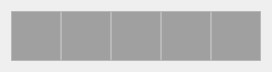
  <widget class="QWidget" name="layoutWidget">
   <property name="geometry">
    <rect>
     <x>59</x>
     <y>55</y>
     <width>252</width>
     <height>52</height>
    </rect>
   </property>
   <layout class="QHBoxLayout" name="horizontalLayout_1">
    <property name="spacing">
     <number>0</number>
    </property>
    <item>
     <widget class="QTextBrowser" name="T11">
      <property name="enabled">
       <bool>false</bool>
      </property>
      <property name="maximumSize">
       <size>
        <width>50</width>
        <height>50</height>
       </size>
      </property>
      <property name="palette">
       <palette>
        <active>
         <colorrole role="Base">
          <brush brushstyle="SolidPattern">
           <color alpha="255">
            <red>160</red>
            <green>160</green>
            <blue>160</blue>
           </color>
          </brush>
         </colorrole>
        </active>
        <inactive>
         <colorrole role="Base">
          <brush brushstyle="SolidPattern">
           <color alpha="255">
            <red>160</red>
            <green>160</green>
            <blue>160</blue>
           </color>
          </brush>
         </colorrole>
        </inactive>
        <disabled>
         <colorrole role="Base">
          <brush brushstyle="SolidPattern">
           <color alpha="255">
            <red>160</red>
            <green>160</green>
            <blue>160</blue>
           </color>
          </brush>
         </colorrole>
        </disabled>
       </palette>
      </property>
      <property name="font">
       <font>
        <pointsize>25</pointsize>
       </font>
      </property>
      <property name="autoFormatting">
       <set>QTextEdit::AutoBulletList</set>
      </property>
      <property name="html">
       <string>&lt;!DOCTYPE HTML PUBLIC &quot;-//W3C//DTD HTML 4.0//EN&quot; &quot;http://www.w3.org/TR/REC-html40/strict.dtd&quot;&gt;
&lt;html&gt;&lt;head&gt;&lt;meta name=&quot;qrichtext&quot; content=&quot;1&quot; /&gt;&lt;style type=&quot;text/css&quot;&gt;
p, li { white-space: pre-wrap; }
&lt;/style&gt;&lt;/head&gt;&lt;body style=&quot; font-family:'MS Shell Dlg 2'; font-size:25pt; font-weight:400; font-style:normal;&quot;&gt;
&lt;p style=&quot;-qt-paragraph-type:empty; margin-top:0px; margin-bottom:0px; margin-left:0px; margin-right:0px; -qt-block-indent:0; text-indent:0px;&quot;&gt;&lt;br /&gt;&lt;/p&gt;&lt;/body&gt;&lt;/html&gt;</string>
      </property>
      <property name="overwriteMode">
       <bool>true</bool>
      </property>
      <property name="textInteractionFlags">
       <set>Qt::LinksAccessibleByKeyboard|Qt::LinksAccessibleByMouse|Qt::TextBrowserInteraction|Qt::TextEditable|Qt::TextSelectableByMouse</set>
      </property>
      <property name="placeholderText">
       <string/>
      </property>
     </widget>
    </item>
    <item>
     <widget class="QTextBrowser" name="T12">
      <property name="enabled">
       <bool>false</bool>
      </property>
      <property name="maximumSize">
       <size>
        <width>50</width>
        <height>50</height>
       </size>
      </property>
      <property name="palette">
       <palette>
        <active>
         <colorrole role="Base">
          <brush brushstyle="SolidPattern">
           <color alpha="255">
            <red>160</red>
            <green>160</green>
            <blue>160</blue>
           </color>
          </brush>
         </colorrole>
        </active>
        <inactive>
         <colorrole role="Base">
          <brush brushstyle="SolidPattern">
           <color alpha="255">
            <red>160</red>
            <green>160</green>
            <blue>160</blue>
           </color>
          </brush>
         </colorrole>
        </inactive>
        <disabled>
         <colorrole role="Base">
          <brush brushstyle="SolidPattern">
           <color alpha="255">
            <red>160</red>
            <green>160</green>
            <blue>160</blue>
           </color>
          </brush>
         </colorrole>
        </disabled>
       </palette>
      </property>
      <property name="font">
       <font>
        <pointsize>25</pointsize>
       </font>
      </property>
      <property name="autoFormatting">
       <set>QTextEdit::AutoBulletList</set>
      </property>
      <property name="html">
       <string>&lt;!DOCTYPE HTML PUBLIC &quot;-//W3C//DTD HTML 4.0//EN&quot; &quot;http://www.w3.org/TR/REC-html40/strict.dtd&quot;&gt;
&lt;html&gt;&lt;head&gt;&lt;meta name=&quot;qrichtext&quot; content=&quot;1&quot; /&gt;&lt;style type=&quot;text/css&quot;&gt;
p, li { white-space: pre-wrap; }
&lt;/style&gt;&lt;/head&gt;&lt;body style=&quot; font-family:'MS Shell Dlg 2'; font-size:25pt; font-weight:400; font-style:normal;&quot;&gt;
&lt;p style=&quot;-qt-paragraph-type:empty; margin-top:0px; margin-bottom:0px; margin-left:0px; margin-right:0px; -qt-block-indent:0; text-indent:0px;&quot;&gt;&lt;br /&gt;&lt;/p&gt;&lt;/body&gt;&lt;/html&gt;</string>
      </property>
      <property name="overwriteMode">
       <bool>true</bool>
      </property>
      <property name="textInteractionFlags">
       <set>Qt::LinksAccessibleByKeyboard|Qt::LinksAccessibleByMouse|Qt::TextBrowserInteraction|Qt::TextEditable|Qt::TextSelectableByMouse</set>
      </property>
      <property name="placeholderText">
       <string/>
      </property>
     </widget>
    </item>
    <item>
     <widget class="QTextBrowser" name="T13">
      <property name="enabled">
       <bool>false</bool>
      </property>
      <property name="maximumSize">
       <size>
        <width>50</width>
        <height>50</height>
       </size>
      </property>
      <property name="palette">
       <palette>
        <active>
         <colorrole role="Base">
          <brush brushstyle="SolidPattern">
           <color alpha="255">
            <red>160</red>
            <green>160</green>
            <blue>160</blue>
           </color>
          </brush>
         </colorrole>
        </active>
        <inactive>
         <colorrole role="Base">
          <brush brushstyle="SolidPattern">
           <color alpha="255">
            <red>160</red>
            <green>160</green>
            <blue>160</blue>
           </color>
          </brush>
         </colorrole>
        </inactive>
        <disabled>
         <colorrole role="Base">
          <brush brushstyle="SolidPattern">
           <color alpha="255">
            <red>160</red>
            <green>160</green>
            <blue>160</blue>
           </color>
          </brush>
         </colorrole>
        </disabled>
       </palette>
      </property>
      <property name="font">
       <font>
        <pointsize>25</pointsize>
       </font>
      </property>
      <property name="autoFormatting">
       <set>QTextEdit::AutoBulletList</set>
      </property>
      <property name="html">
       <string>&lt;!DOCTYPE HTML PUBLIC &quot;-//W3C//DTD HTML 4.0//EN&quot; &quot;http://www.w3.org/TR/REC-html40/strict.dtd&quot;&gt;
&lt;html&gt;&lt;head&gt;&lt;meta name=&quot;qrichtext&quot; content=&quot;1&quot; /&gt;&lt;style type=&quot;text/css&quot;&gt;
p, li { white-space: pre-wrap; }
&lt;/style&gt;&lt;/head&gt;&lt;body style=&quot; font-family:'MS Shell Dlg 2'; font-size:25pt; font-weight:400; font-style:normal;&quot;&gt;
&lt;p style=&quot;-qt-paragraph-type:empty; margin-top:0px; margin-bottom:0px; margin-left:0px; margin-right:0px; -qt-block-indent:0; text-indent:0px;&quot;&gt;&lt;br /&gt;&lt;/p&gt;&lt;/body&gt;&lt;/html&gt;</string>
      </property>
      <property name="overwriteMode">
       <bool>true</bool>
      </property>
      <property name="textInteractionFlags">
       <set>Qt::LinksAccessibleByKeyboard|Qt::LinksAccessibleByMouse|Qt::TextBrowserInteraction|Qt::TextEditable|Qt::TextSelectableByMouse</set>
      </property>
      <property name="placeholderText">
       <string/>
      </property>
     </widget>
    </item>
    <item>
     <widget class="QTextBrowser" name="T14">
      <property name="enabled">
       <bool>false</bool>
      </property>
      <property name="maximumSize">
       <size>
        <width>50</width>
        <height>50</height>
       </size>
      </property>
      <property name="palette">
       <palette>
        <active>
         <colorrole role="Base">
          <brush brushstyle="SolidPattern">
           <color alpha="255">
            <red>160</red>
            <green>160</green>
            <blue>160</blue>
           </color>
          </brush>
         </colorrole>
        </active>
        <inactive>
         <colorrole role="Base">
          <brush brushstyle="SolidPattern">
           <color alpha="255">
            <red>160</red>
            <green>160</green>
            <blue>160</blue>
           </color>
          </brush>
         </colorrole>
        </inactive>
        <disabled>
         <colorrole role="Base">
          <brush brushstyle="SolidPattern">
           <color alpha="255">
            <red>160</red>
            <green>160</green>
            <blue>160</blue>
           </color>
          </brush>
         </colorrole>
        </disabled>
       </palette>
      </property>
      <property name="font">
       <font>
        <pointsize>25</pointsize>
       </font>
      </property>
      <property name="autoFormatting">
       <set>QTextEdit::AutoBulletList</set>
      </property>
      <property name="html">
       <string>&lt;!DOCTYPE HTML PUBLIC &quot;-//W3C//DTD HTML 4.0//EN&quot; &quot;http://www.w3.org/TR/REC-html40/strict.dtd&quot;&gt;
&lt;html&gt;&lt;head&gt;&lt;meta name=&quot;qrichtext&quot; content=&quot;1&quot; /&gt;&lt;style type=&quot;text/css&quot;&gt;
p, li { white-space: pre-wrap; }
&lt;/style&gt;&lt;/head&gt;&lt;body style=&quot; font-family:'MS Shell Dlg 2'; font-size:25pt; font-weight:400; font-style:normal;&quot;&gt;
&lt;p style=&quot;-qt-paragraph-type:empty; margin-top:0px; margin-bottom:0px; margin-left:0px; margin-right:0px; -qt-block-indent:0; text-indent:0px;&quot;&gt;&lt;br /&gt;&lt;/p&gt;&lt;/body&gt;&lt;/html&gt;</string>
      </property>
      <property name="overwriteMode">
       <bool>true</bool>
      </property>
      <property name="textInteractionFlags">
       <set>Qt::LinksAccessibleByKeyboard|Qt::LinksAccessibleByMouse|Qt::TextBrowserInteraction|Qt::TextEditable|Qt::TextSelectableByMouse</set>
      </property>
      <property name="placeholderText">
       <string/>
      </property>
     </widget>
    </item>
    <item>
     <widget class="QTextBrowser" name="T15">
      <property name="enabled">
       <bool>false</bool>
      </property>
      <property name="maximumSize">
       <size>
        <width>50</width>
        <height>50</height>
       </size>
      </property>
      <property name="palette">
       <palette>
        <active>
         <colorrole role="Base">
          <brush brushstyle="SolidPattern">
           <color alpha="255">
            <red>160</red>
            <green>160</green>
            <blue>160</blue>
           </color>
          </brush>
         </colorrole>
        </active>
        <inactive>
         <colorrole role="Base">
          <brush brushstyle="SolidPattern">
           <color alpha="255">
            <red>160</red>
            <green>160</green>
            <blue>160</blue>
           </color>
          </brush>
         </colorrole>
        </inactive>
        <disabled>
         <colorrole role="Base">
          <brush brushstyle="SolidPattern">
           <color alpha="255">
            <red>160</red>
            <green>160</green>
            <blue>160</blue>
           </color>
          </brush>
         </colorrole>
        </disabled>
       </palette>
      </property>
      <property name="font">
       <font>
        <pointsize>25</pointsize>
       </font>
      </property>
      <property name="autoFormatting">
       <set>QTextEdit::AutoBulletList</set>
      </property>
      <property name="html">
       <string>&lt;!DOCTYPE HTML PUBLIC &quot;-//W3C//DTD HTML 4.0//EN&quot; &quot;http://www.w3.org/TR/REC-html40/strict.dtd&quot;&gt;
&lt;html&gt;&lt;head&gt;&lt;meta name=&quot;qrichtext&quot; content=&quot;1&quot; /&gt;&lt;style type=&quot;text/css&quot;&gt;
p, li { white-space: pre-wrap; }
&lt;/style&gt;&lt;/head&gt;&lt;body style=&quot; font-family:'MS Shell Dlg 2'; font-size:25pt; font-weight:400; font-style:normal;&quot;&gt;
&lt;p style=&quot;-qt-paragraph-type:empty; margin-top:0px; margin-bottom:0px; margin-left:0px; margin-right:0px; -qt-block-indent:0; text-indent:0px;&quot;&gt;&lt;br /&gt;&lt;/p&gt;&lt;/body&gt;&lt;/html&gt;</string>
      </property>
      <property name="overwriteMode">
       <bool>true</bool>
      </property>
      <property name="textInteractionFlags">
       <set>Qt::LinksAccessibleByKeyboard|Qt::LinksAccessibleByMouse|Qt::TextBrowserInteraction|Qt::TextEditable|Qt::TextSelectableByMouse</set>
      </property>
      <property name="placeholderText">
       <string/>
      </property>
     </widget>
    </item>
   </layout>
  </widget>
